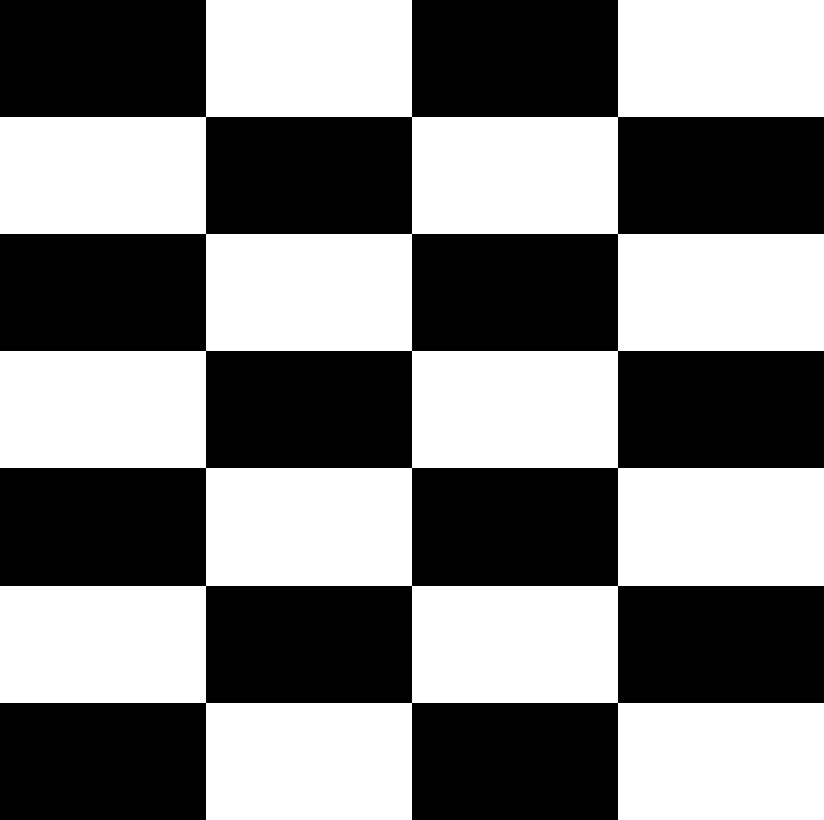
#> input picture 19_1_Hough_Transform.png, 824 x 820 px
$ python HoughTransform.py
#> lines starting #> are read from the running program, lines starting #| are printed output that depends on the picture; after the words box and inside, x2 and y2 are one past the last pixel; in counts of white or black regions, pixels touching at a corner belong together
import cv2
import numpy as np

img = cv2.imread("19_1_Hough_Transform.png")
#> img is the input picture: shape (820, 824, 3); values 38 (black) and 255 (white), 50% white; 1 white region, box (x1, y1, x2, y2) and area: (0, 0, 824, 820) 337840
img_original = img.copy()

gray = cv2.cvtColor(img, cv2.COLOR_BGR2GRAY)
edges = cv2.Canny(gray, 50, 150, apertureSize=3)
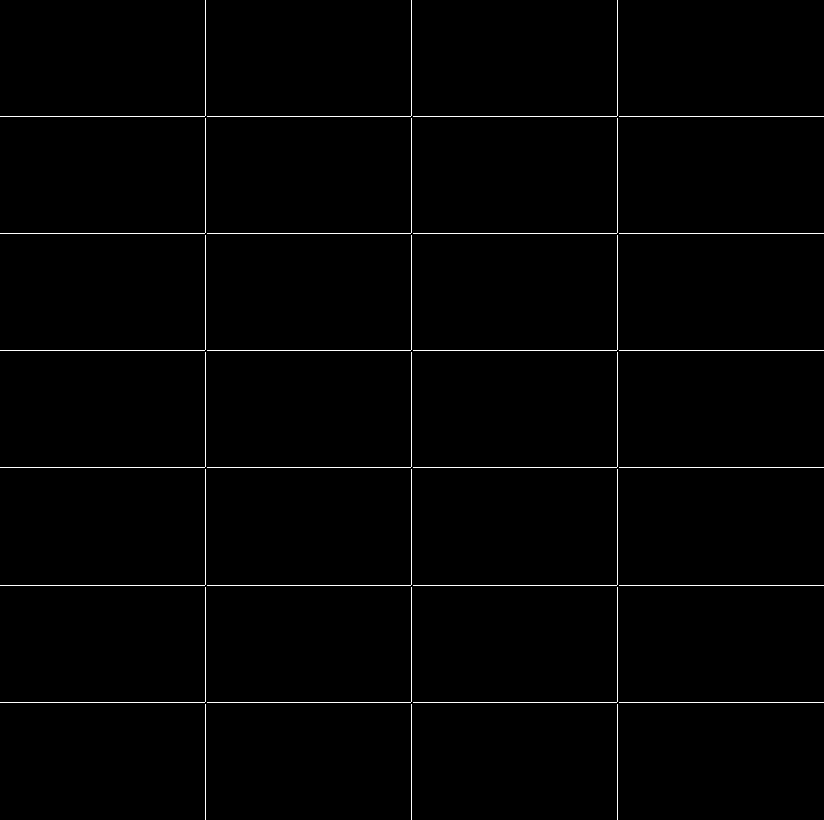
#> edges: shape (820, 824); 1.1% white in thin lines or dots
lines = cv2.HoughLines(edges, 0.5, np.pi/180, 250)
#> lines = [[116, 1.57], [233, 1.57], [350, 1.57], [467, 1.57], [585, 1.57], [702, 1.57], [205, 0], [411, 0], [617, 0]]

for i in range(len(lines)):
    for rho, theta in lines[i]:
        a = np.cos(theta)
        b = np.sin(theta)
        x0 = a*rho
        y0 = b*rho
        x1 = int(x0+2000*(-b))
        y1 = int(y0+2000*(a))
        x2 = int(x0-2000*(-b))
        y2 = int(y0-2000*(a))
        cv2.line(img, (x1, y1), (x2, y2), (51, 102, 255), 5)
#> this loop made 9 passes
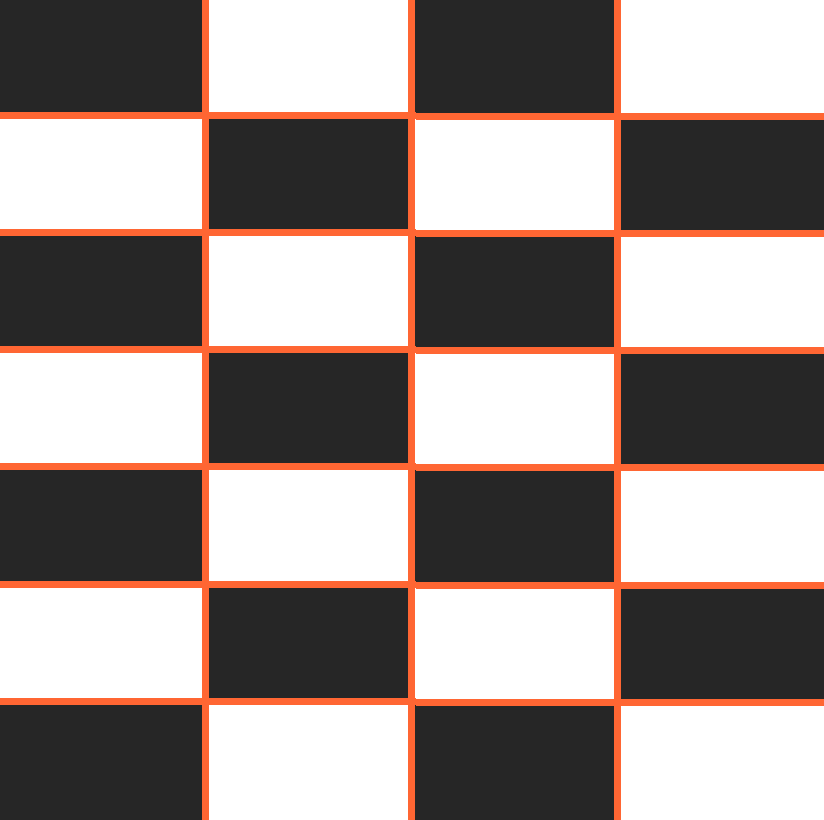
#> img: shape (820, 824, 3); 7.54% of pixels changed, all inside (x1, y1, x2, y2) = (0, 0, 824, 820)

cv2.imshow("JetsonNano_Original", img_original)
cv2.imshow("JetsonNano_Edge", img)

cv2.waitKey(0)
